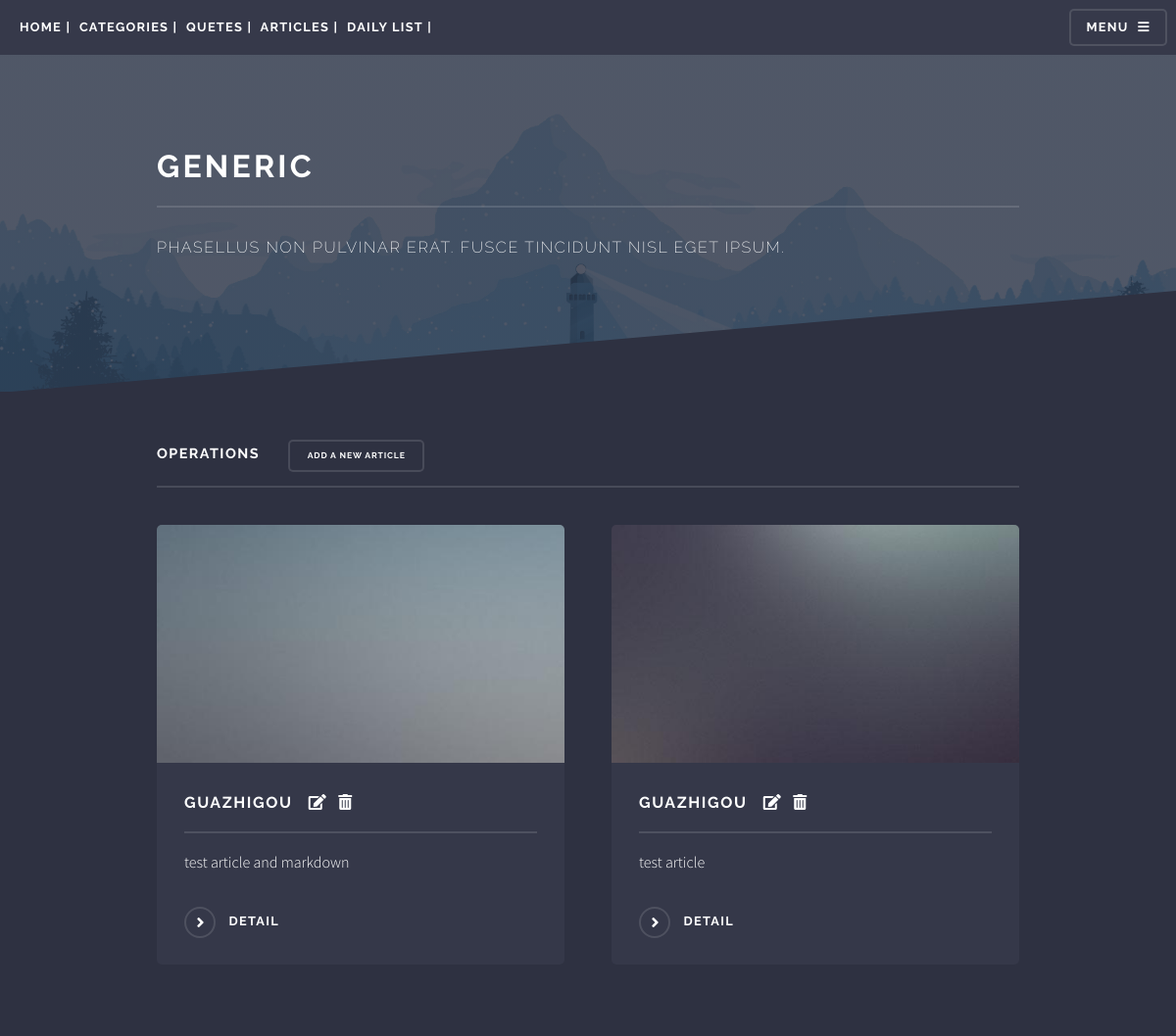
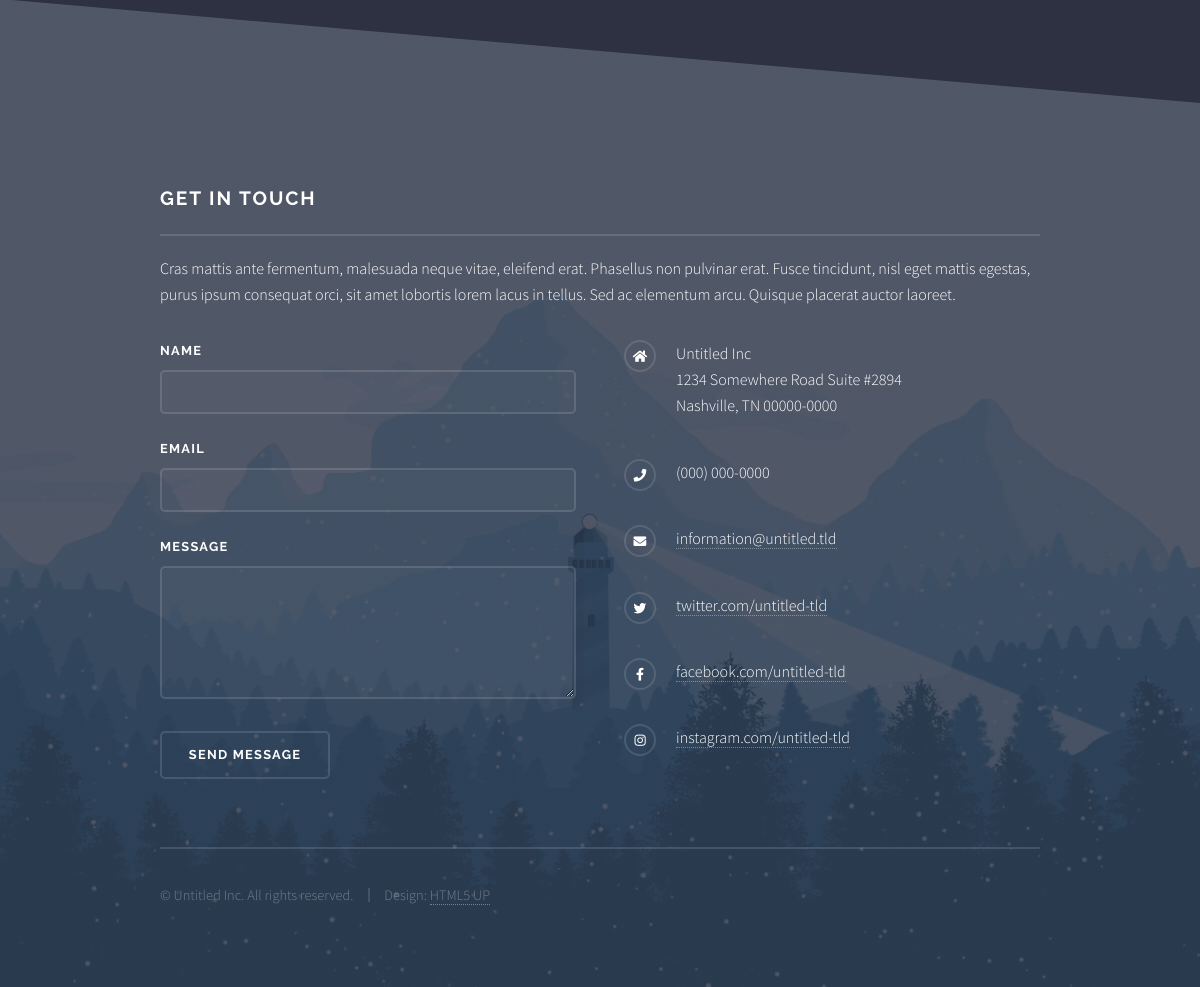
Page /user/list_articles (signed in) on the committed database (2 pictures, top to bottom).
### user/models.py (models this page shows)
class Article(models.Model):
    title = models.CharField(help_text='title', max_length=30)
    description = models.CharField(help_text='description', max_length=120, blank=True)
    thumbnail = ProcessedImageField(upload_to='articleimgs',
                                    default='articleimgs/bg.jpg',
                                    processors=[ResizeToFill(506,295)]
                                    )
    content = models.TextField(help_text='content')
    user = models.ForeignKey(User, to_field='id', on_delete=models.CASCADE)

### user/views.py (the view)
# urls.py: path('list_articles', views.list_articles, name='list_articles'),
@login_required
def list_articles(request):
    user = request.user
    articles = Article.objects.filter(user = user)
    context = {'type': 'list_articles','Articles':articles}
    return render(request, 'userbase.html', context)

### templates/userbase.html (shortened to what this page needs)
<!DOCTYPE HTML>
<html>
	<head>
		<link rel="stylesheet" href="/static/assets/css/main.css" />
	</head>
	<body class="is-preload">
			<div id="page-wrapper">
					<header id="header">
						<h1><a href="/user">Home</a>&nbsp;|&nbsp;
                        <a href="/user/list_categories">Categories</a>&nbsp;|&nbsp;
                        <a href="index">Quetes</a>&nbsp;|&nbsp;
                        <a href="/user/list_articles">Articles</a>&nbsp;|&nbsp;
                        <a href="/todos/list_todo">Daily list</a>&nbsp;|&nbsp;
                        </h1>
						<nav>
							<a href="#menu">Menu</a>
						</nav>
					</header>
					<section id="wrapper">
						<header>
							<div class="inner">
								<h2>Generic</h2>
								<p>Phasellus non pulvinar erat. Fusce tincidunt nisl eget ipsum.</p>
							</div>
						</header>
                        {% if type == "list_articles"%}
							<div class="wrapper">
								<div class="inner">
                                    <h3 class="major">Operations &nbsp;&nbsp;&nbsp;&nbsp;
                                    <a href="add_articles" class="button small">Add a new article</a>
                                    </h3>
                                    <section class="features">
                                        {% for article in Articles %}
                                        <article>
                                            <a href="#" class="image"> <img src= "{{MEDIA_URL}}{{article.thumbnail}}" /></a>
                                            <h1 class="major" style="word-wrap:break-word">{{article.title}}&nbsp;&nbsp;
                                                <a href="/user/update_articles?article_id={{article.id}}" class="fas fa-edit"></a>&nbsp;
                                                <a href="/user/delete_articles?article_id={{article.id}}" class="fas fa-trash-alt"></a>
                                            </h1>
                                            <p style="word-wrap:break-word">{{article.description}}</p>
                                            <a href="/user/show_article_detail?id={{article.id}}" class="special">detail</a>
                                        </article>
                                        {% endfor %}
                                    </section>
                                </div>
							</div>
                        {% endif %}
					</section>
					<section id="footer">
						<div class="inner">
							<h2 class="major">Get in touch</h2>
							<p>Cras mattis ante fermentum, malesuada neque vitae, eleifend erat. Phasellus non pulvinar erat. Fusce tincidunt, nisl eget mattis egestas, purus ipsum consequat orci, sit amet lobortis lorem lacus in tellus. Sed ac elementum arcu. Quisque placerat auctor laoreet.</p>
							<form method="post" action="#">
								<div class="fields">
									<div class="field">
										<label for="name">Name</label>
										<input type="text" name="name" id="name" />
									</div>
									<div class="field">
										<label for="email">Email</label>
										<input type="email" name="email" id="email" />
									</div>
									<div class="field">
										<label for="message">Message</label>
										<textarea name="message" id="message" rows="4"></textarea>
									</div>
								</div>
								<ul class="actions">
									<li><input type="submit" value="Send Message" /></li>
								</ul>
							</form>
							<ul class="contact">
								<li class="icon solid fa-home">
									Untitled Inc<br />
									1234 Somewhere Road Suite #2894<br />
									Nashville, TN 00000-0000
								</li>
								<li class="icon solid fa-phone">(000) 000-0000</li>
								<li class="icon solid fa-envelope"><a href="#">information@untitled.tld</a></li>
								<li class="icon brands fa-twitter"><a href="#">twitter.com/untitled-tld</a></li>
								<li class="icon brands fa-facebook-f"><a href="#">facebook.com/untitled-tld</a></li>
								<li class="icon brands fa-instagram"><a href="#">instagram.com/untitled-tld</a></li>
							</ul>
							<ul class="copyright">
								<li>&copy; Untitled Inc. All rights reserved.</li><li>Design: <a href="http://html5up.net">HTML5 UP</a></li>
							</ul>
						</div>
					</section>
			</div>
	</body>
</html>

### rows in the picture
Article: thumbnail (picture), title "GUAZHIGOU", description "test article and markdown"
Article: thumbnail (picture), title "GUAZHIGOU", description "test article"
